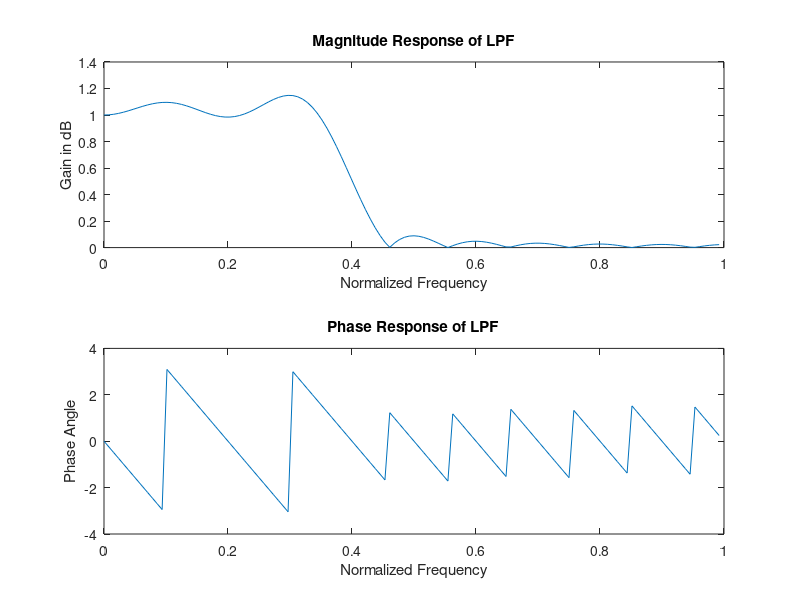

This figure's MATLAB source:
clc;
clear all;
close all;
n = 20;
fp = 200;
fq = 300;
fs = 1000;
fn = 2 * fp / fs;
% Generate rectangular window
window = rectwin(n + 1);
% Design FIR filter using rectangular window
b = fir1(n, fn, window);
% Compute frequency response
[H, W] = freqz(b, 1, 128);
% Plot magnitude response
subplot(2, 1, 1);
plot(W/pi, abs(H));
title('Magnitude Response of LPF');
ylabel('Gain in dB');
xlabel('Normalized Frequency');
% Plot phase response
subplot(2, 1, 2);
plot(W/pi, angle(H));
title('Phase Response of LPF');
ylabel('Phase Angle');
xlabel('Normalized Frequency');
